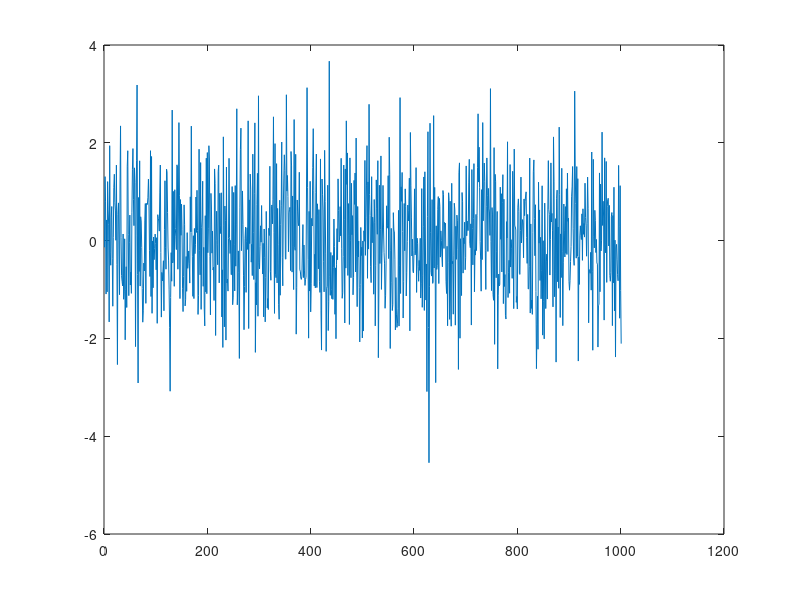

The MATLAB script that drew this image: (Note: this script raises an error after producing the figure.)
signal=wgn(1,1001,1);
plot(signal)
xcorr_result=xcorr(signal);
autocorr_result=autocorr(signal);
figure(1);
subplot(2,1,1);
plot(xcorr_result);
subplot(2,1,2);
plot(autocorr_result);